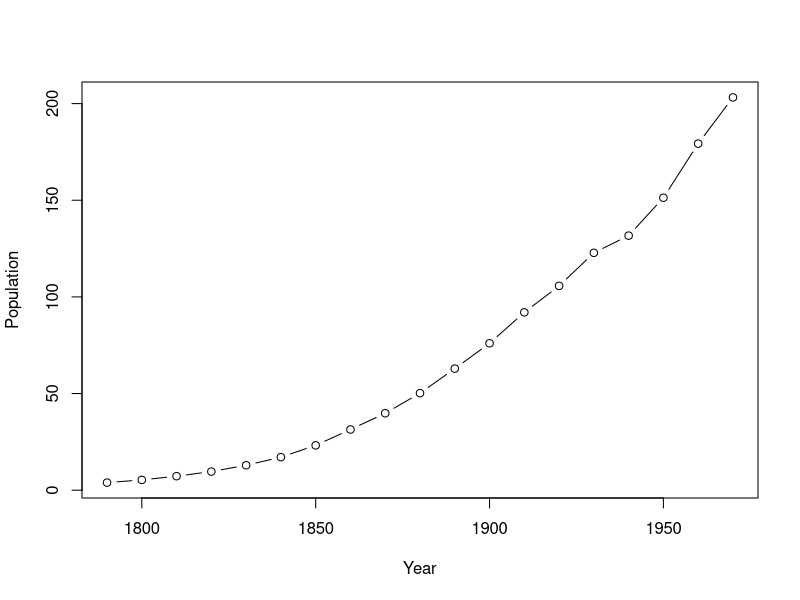
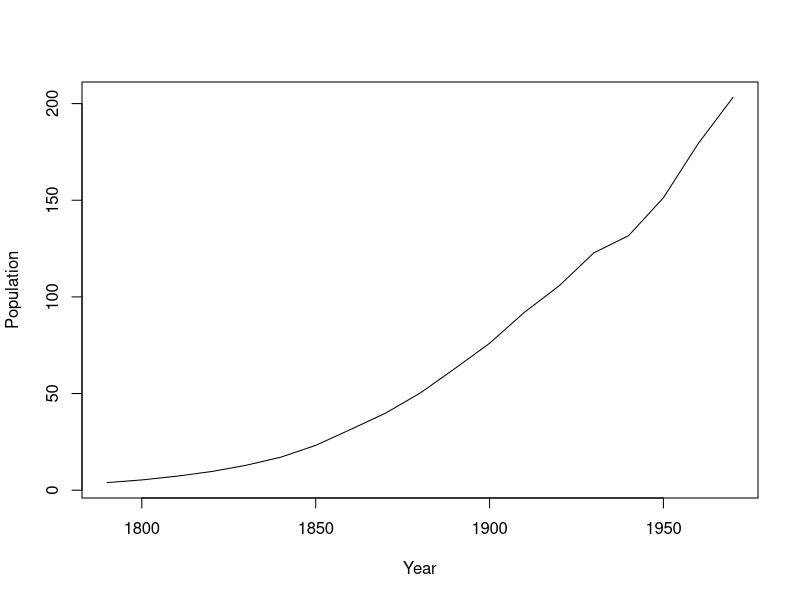
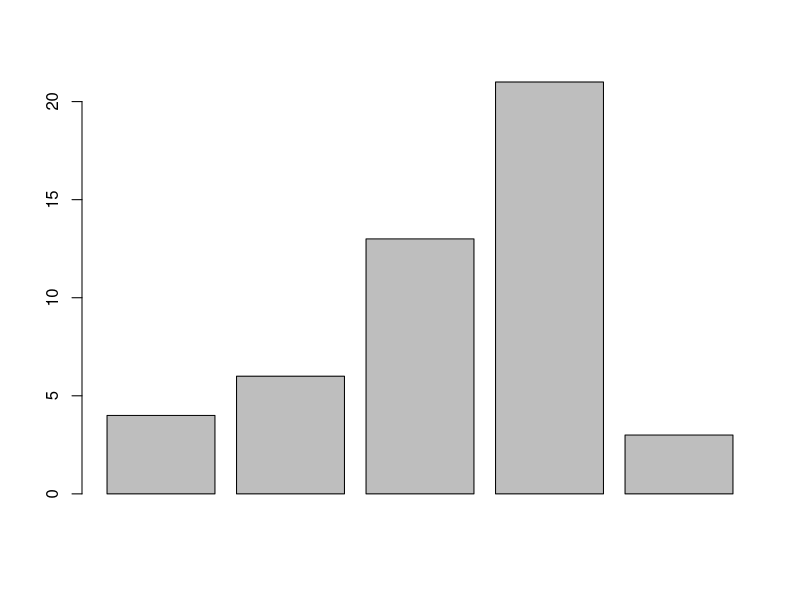
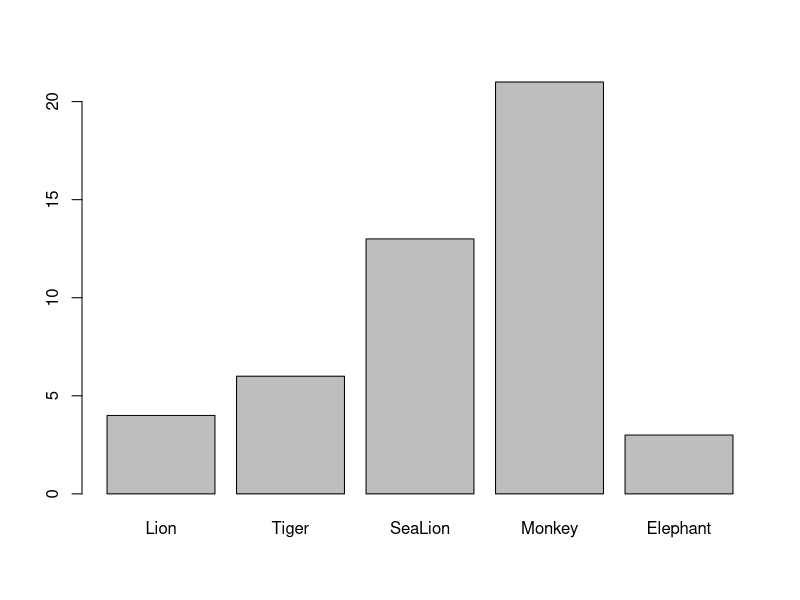
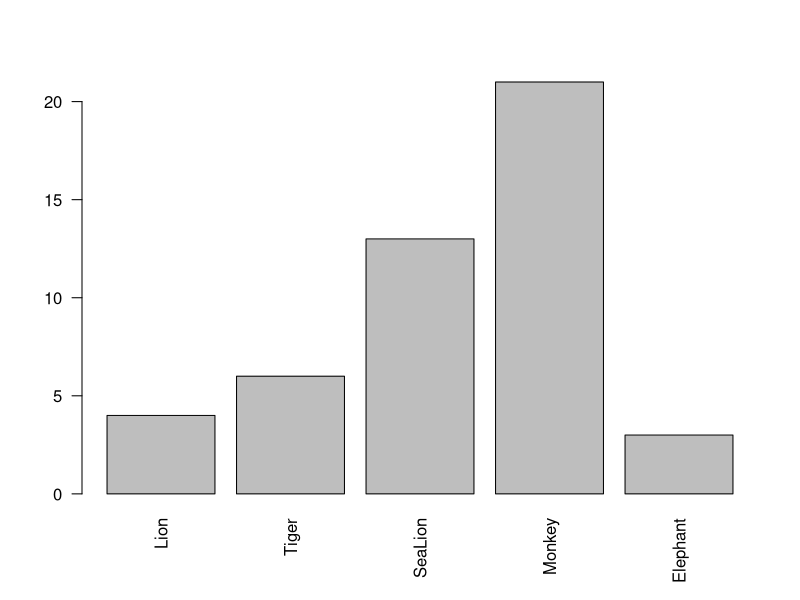
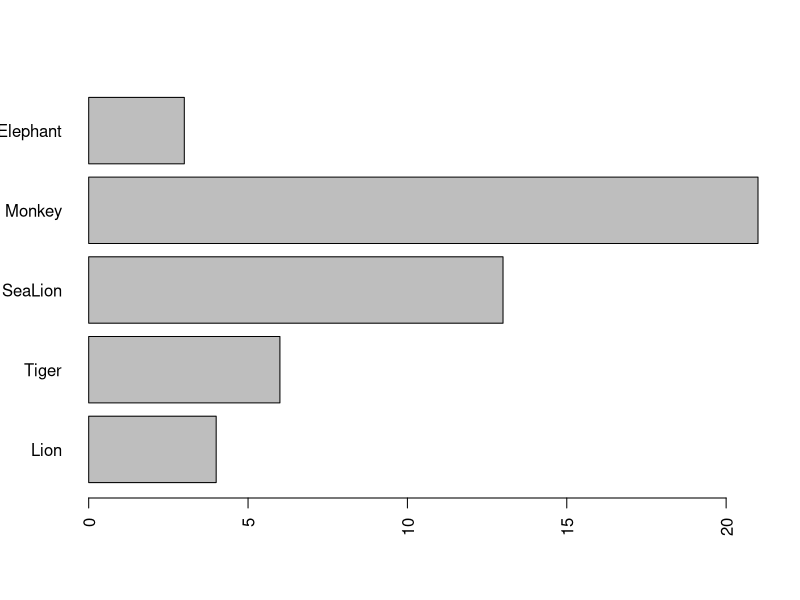
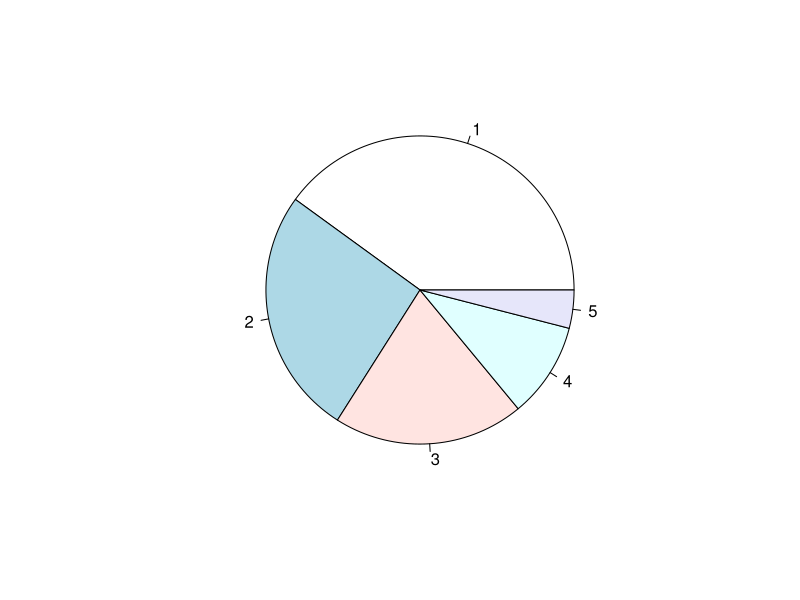
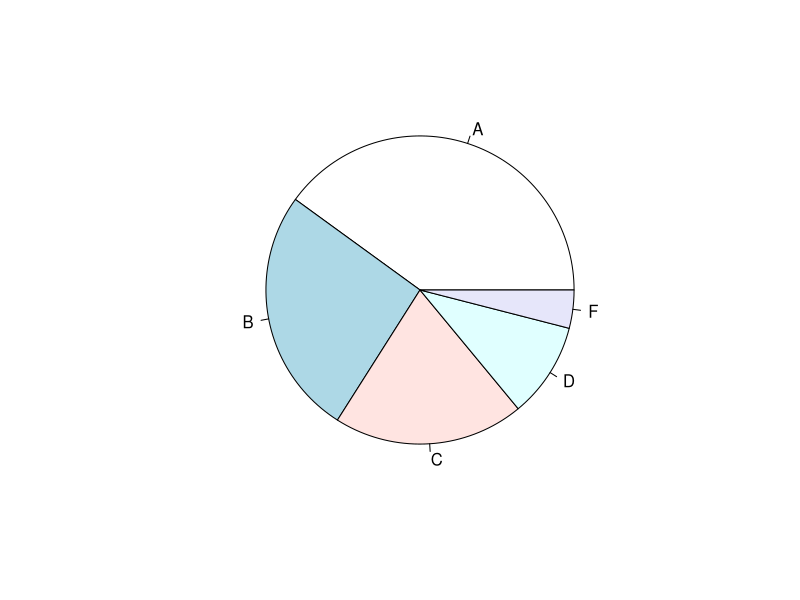

These charts were generated, in order, by the following R code:
## ---- chunk 1
knitr::opts_chunk$set(fig.align = "center")
## ---- chunk 2
# Read data from txt 

ex11Data <- read.table(file="ex11-09.txt", header=T, sep="\t")
ex11Data

## ---- chunk 3

#Reading Data from csv
ex14Data <- read.csv(file="eg14-01.csv",header = T, sep=",")
ex14Data

## ---- chunk 4
USdata <- read.table(file="UScensus.txt", sep="\t",header=T)
head(USdata)

attach(USdata)
plot(Year,Population, type="b")
plot(Year,Population, type="l")
detach(USdata)
## ---- chunk 5
Zoo <- read.table(file="Zoo.txt",sep="",header=T)
head(Zoo)
attach(Zoo)
barplot(Count)
barplot(Count,names=Animal)
barplot(Count,names=Animal,las=2)
barplot(Count,names=Animal,las=2, horiz = TRUE)
detach(Zoo)
## ---- chunk 6
myData <- read.csv(file="Exam1.csv",sep=",",header=T)
head(myData)
pie(myData$Count)

attach(myData)
pie(Count,labels=Grade)
pie(Count,labels=Count)


mylabel <- Count/sum(Count)
mylabel

pie(Count,labels=mylabel)
pie(Count,col=rainbow(5),labels=Grade)
detach(myData)
## ---- chunk 7
hist(rivers)

hist(rivers,breaks=21)

bvector <- c(0,1000,2000,3000,4000)

hist(rivers,breaks=bvector)

bvector2 <- seq(0,4000,by=500)
bvector2
hist(rivers,breaks=bvector2)

bvector3 <- seq(0,4000,length=7)
bvector3

hist(rivers,breaks=bvector3)

hist(rivers,breaks=bvector2,col="red", main="Distribution of Rivers",xlab="Rivers Data")

hist(rivers,breaks=bvector3,col="red",freq=T)

hist(rivers,breaks=bvector3,col="red",freq=FALSE)
